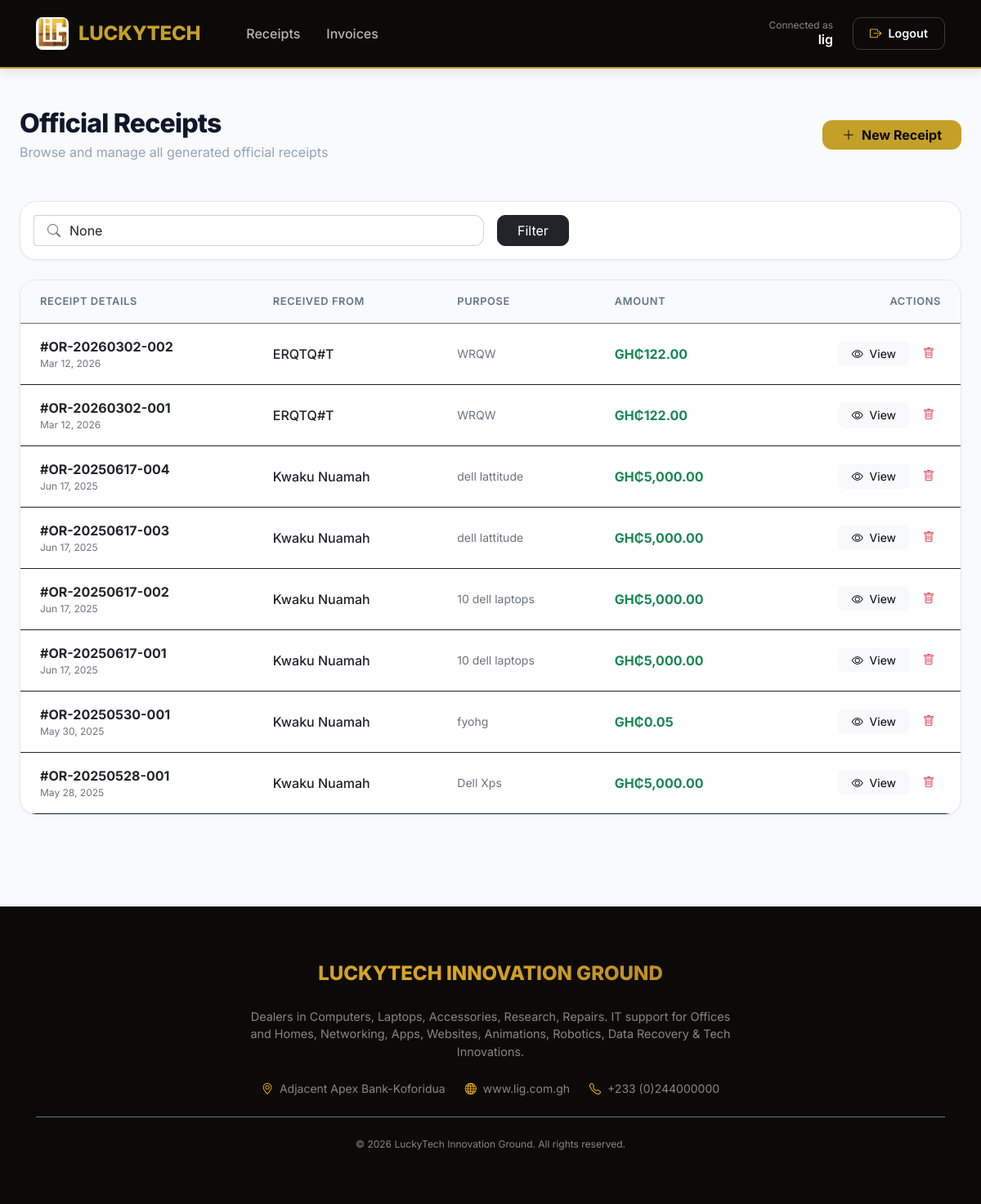
/receipts/ (signed in), run on an earlier commit of the app's database.
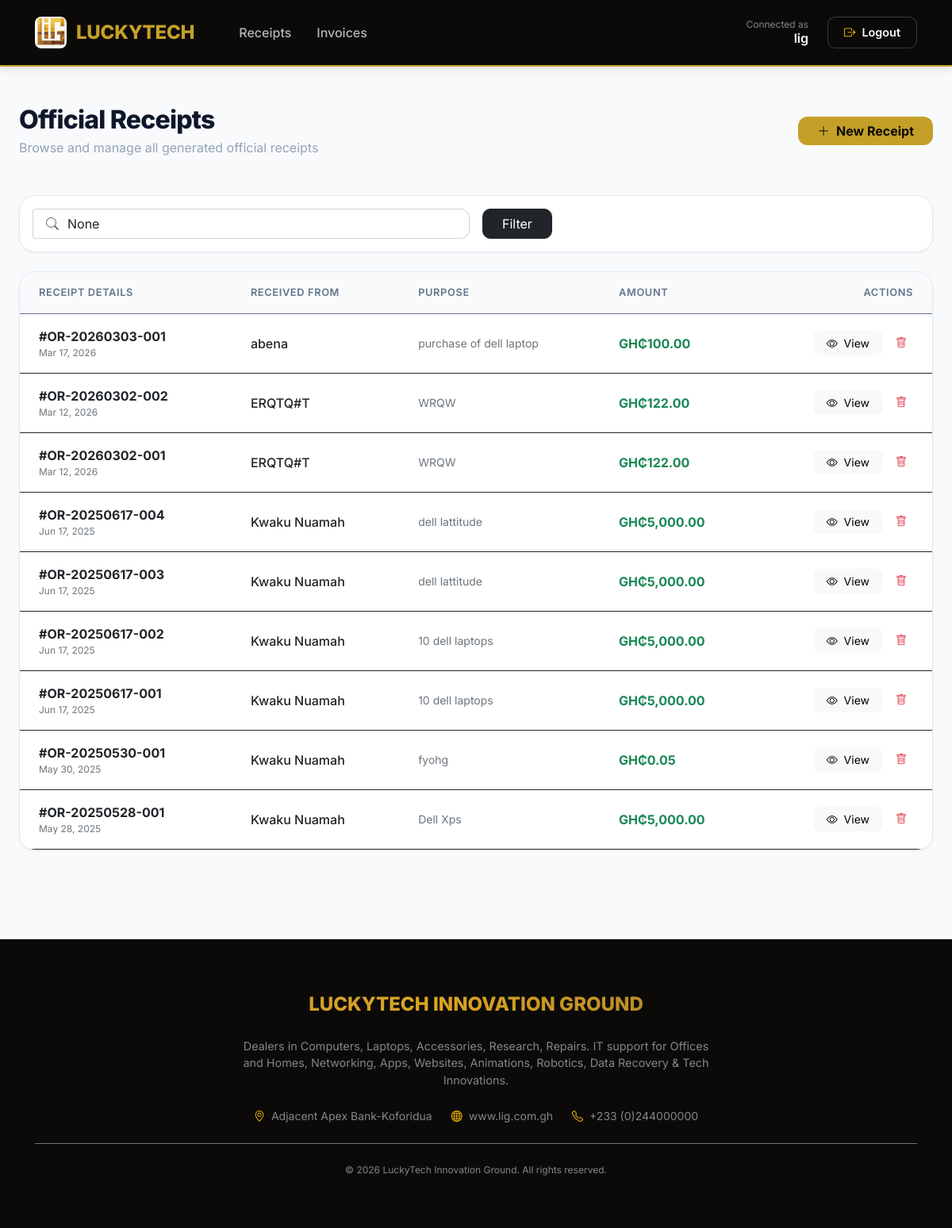
And on a later commit of the database.
### home/models.py (models this page shows, shortened)
class OfficialReceipt(models.Model):
    receipt_number = models.CharField(max_length=20, unique=True, editable=False)
    date_created = models.DateTimeField(default=timezone.now)
    date = models.DateField()
    received_from = models.CharField(max_length=255)
    amount = models.DecimalField(max_digits=10, decimal_places=2)
    purpose = models.TextField()
    model_no = models.CharField(max_length=100, blank=True, null=True)
    cash_cheque_no = models.CharField(max_length=100, blank=True, null=True)
    serial_no = models.CharField(max_length=100, blank=True, null=True)
    ghc = models.CharField(max_length=100, blank=True, null=True)
    manager_sign = models.CharField(max_length=100, blank=True, null=True)
    created_by = models.CharField(max_length=100, default='System')
    notes = models.TextField(blank=True, null=True)
    class Meta:
        ordering = ['-date_created']
        verbose_name = 'Official Receipt'
        verbose_name_plural = 'Official Receipts'

### home/views.py (the view)
# urls.py: path('receipts/', login_required(views.receipt_list), name='receipt_list'),
def receipt_list(request):
    receipts_list = OfficialReceipt.objects.all()
    search_query = request.GET.get('search')
    if search_query:
        receipts_list = receipts_list.filter(
            Q(receipt_number__icontains=search_query) |
            Q(received_from__icontains=search_query) |
            Q(purpose__icontains=search_query)
        )
    paginator = Paginator(receipts_list, 10)  # Show 10 receipts per page
    page_number = request.GET.get('page')
    receipts = paginator.get_page(page_number)
    return render(request, 'home/receipt_list.html', {
        'receipts': receipts,
        'search_query': search_query
    })

### home/templates/home/receipt_list.html (shortened to what this page needs)
{% extends 'base.html' %}
{% load static humanize %}
{% block content %}
<div class="page-header d-flex justify-content-between align-items-center flex-wrap gap-3">
    <div>
        <h1 class="page-title h2 mb-1">Official Receipts</h1>
        <p class="page-subtitle mb-0">Browse and manage all generated official receipts</p>
    </div>
    <div class="header-actions d-flex gap-2">
        <a href="{% url 'home:official_receipt' %}" class="btn btn-warning fw-700 px-4"
            style="border-radius: 12px; background: var(--primary-gold); border: none; color: var(--charcoal);">
            <i class="bi bi-plus-lg me-2"></i>New Receipt
        </a>
    </div>
</div>
<div class="dashboard-card mb-4 p-3">
    <form method="get" class="row g-3 align-items-center">
        <div class="col-md-8 col-lg-6">
            <div class="input-group">
                <span class="input-group-text bg-white border-end-0 text-muted ps-3">
                    <i class="bi bi-search"></i>
                </span>
                <input type="text" name="search" class="form-control border-start-0 ps-0"
                    placeholder="Search by recipient, number, or purpose..." value="{{ search_query }}"
                    style="border-radius: 0 12px 12px 0;">
            </div>
        </div>
        <div class="col-md-4 col-lg-3 d-flex gap-2">
            <button type="submit" class="btn btn-dark px-4" style="border-radius: 10px;">Filter</button>
        </div>
    </form>
</div>
{% if receipts %}
<div class="dashboard-card p-0 overflow-hidden">
    <div class="table-responsive">
        <table class="table table-hover align-middle mb-0 activity-table border-0" style="border-radius: 0;">
            <thead class="bg-light">
                <tr>
                    <th class="ps-4">Receipt Details</th>
                    <th>Received From</th>
                    <th>Purpose</th>
                    <th>Amount</th>
                    <th class="text-end pe-4">Actions</th>
                </tr>
            </thead>
            <tbody class="border-top-0">
                {% for receipt in receipts %}
                <tr>
                    <td class="ps-4">
                        <div class="fw-700 text-dark">#{{ receipt.receipt_number }}</div>
                        <div class="text-muted x-small">{{ receipt.date|date:"M d, Y" }}</div>
                    </td>
                    <td>
                        <div class="fw-500">{{ receipt.received_from|truncatechars:35 }}</div>
                    </td>
                    <td>
                        <div class="text-muted small">{{ receipt.purpose|truncatechars:45 }}</div>
                    </td>
                    <td>
                        <div class="fw-700 text-success">GH₵{{ receipt.amount|floatformat:2|intcomma }}</div>
                    </td>
                    <td class="text-end pe-4">
                        <div class="d-flex justify-content-end gap-2">
                            <a href="{% url 'home:receipt_detail' receipt.id %}" class="btn btn-light btn-sm px-3"
                                style="border-radius: 8px;">
                                <i class="bi bi-eye me-1"></i> View
                            </a>
                            <form action="{% url 'home:delete_receipt' receipt.id %}" method="post"
                                style="display:inline;"
                                onsubmit="return confirm('Securely delete this receipt? This action cannot be undone.');">
                                <button type="submit" class="btn btn-outline-danger btn-sm border-0"
                                    style="border-radius: 8px;">
                                    <i class="bi bi-trash"></i>
                                </button>
                            </form>
                        </div>
                    </td>
                </tr>
                {% endfor %}
            </tbody>
        </table>
    </div>
</div>
{% endif %}
{% endblock %}

What changed in the data, as far as the page shows it:
added OfficialReceipt: receipt_number "OR-20260303-001", date "Mar 17, 2026", received_from "abena", purpose "purchase of dell laptop", amount "100.00"
